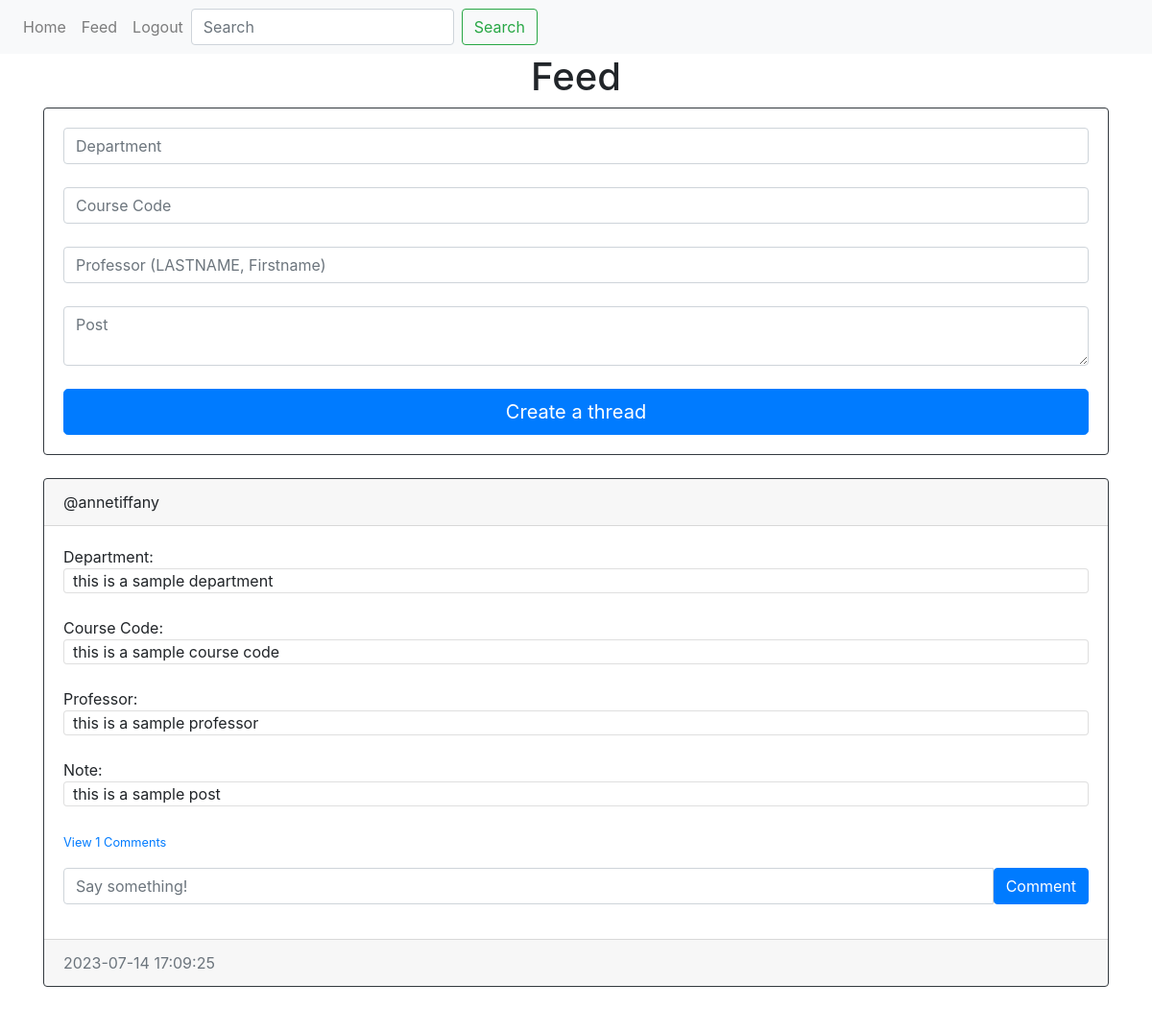
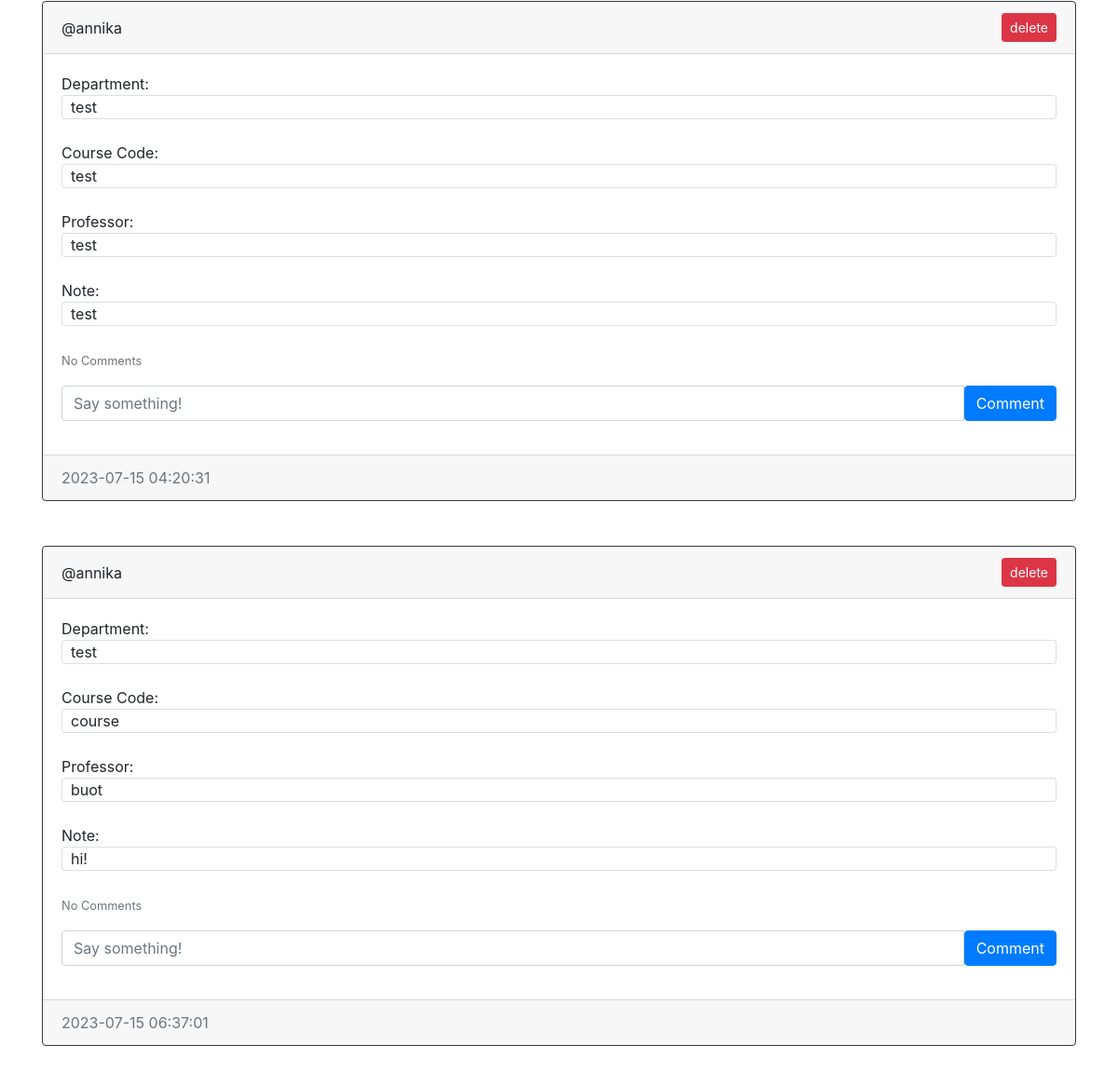
The app's page /feed (signed in) with its own data (2 pictures, top to bottom).
### website/models.py (models this page shows)
class Post(db.Model):
    id = db.Column(db.Integer, primary_key=True)
    department = db.Column(db.String(100))
    course_code = db.Column(db.String(100))
    professor = db.Column(db.String(100))
    post = db.Column(db.String(10000))
    date = db.Column(db.DateTime(timezone=True), default=func.now())
    author = db.Column(db.Integer, db.ForeignKey('user.id', ondelete="CASCADE"), nullable=False)
    comments = db.relationship('Comment', backref='post', passive_deletes=True)

class User(db.Model, UserMixin):
    id = db.Column(db.Integer, primary_key=True)
    email = db.Column(db.String(150), unique=True)
    username = db.Column(db.String(150), unique=True)
    password = db.Column(db.String(150))
    first_name = db.Column(db.String(150))
    last_name = db.Column(db.String(150))
    date = db.Column(db.DateTime(timezone=True), default=func.now())
    posts = db.relationship('Post', backref='user', passive_deletes=True)
    comments = db.relationship('Comment', backref='user', passive_deletes=True)

### website/views.py (the view, shortened to what this page needs)
@views.route('/feed', methods=['GET','POST'])
@login_required
def feed():
    posts = Post.query.all()
    query = request.args.get('query')
    if query:
        posts = Post.query.filter(Post.post.contains(query)).all()
    else:
        posts = Post.query.all()
    return render_template('feed.html', user=current_user, posts=posts)

### website/__init__.py (called while the page is built)
def create_app():
    app = Flask(__name__)
    app.config['SECRET_KEY'] = 'secretkey'
    app.config['SQLALCHEMY_DATABASE_URI'] = f'sqlite:///{DB_NAME}'
    db.init_app(app)
    from .views import views
    from .auth import auth
    app.register_blueprint(views, url_prefix="/")
    app.register_blueprint(auth, url_prefix="/")
    from .models import User, Post, Comment
    create_database(app)
    login_manager = LoginManager()
    login_manager.login_view = 'views.home'
    login_manager.init_app(app)
    @login_manager.user_loader
    def load_user(id):
        return User.query.get(int(id))
    return app

### website/templates/feed.html (shortened to what this page needs)
{% extends "base.html" %}
{% block content %}
<h1 align="center">Feed</h1>
<div class="card-body card border-dark">
<form method="POST">
  <input type="text" id="text" name="department" class="form-control" placeholder="Department" />
  <br />
  <input type="text" id="text" name="course_code" class="form-control" placeholder="Course Code" />
  <br />
  <input type="text" id="text" name="professor" class="form-control" placeholder="Professor (LASTNAME, Firstname)" />
  <br />
  <textarea name="post" id="text" class="form-control" placeholder="Post"></textarea>
  <br />
    <div align="center">
      <button type="submit" class="btn btn-lg btn-primary btn-block">Create a thread</button>
    </div>
  </form>
  </div>
<br />
<div id="post">
  {% for post in posts %}
  <div class="card border-dark">
    <div class="card-header d-flex justify-content-between align-items-center">
      <a>@{{ post.user.username }}</a>
      {% if user.id == post.author %}
        <a href="/delete-post/{{post.id}}" class="btn btn-danger btn-sm">delete</a>
      {% endif %}
    </div>
    <div class="card-body">
      <div class="card-text">Department:</div>
      <div class="card-text card border-medium">&nbsp; {{ post.department }}</div>
      <br>
      <div class="card-text">Course Code:</div>
      <div class="card-text card border-medium">&nbsp; {{ post.course_code }}</div>
      <br>
      <div class="card-text">Professor:</div>
      <div class="card-text card border-medium">&nbsp; {{ post.professor }}</div>
      <br>
      <div class="card-text">Note:</div>
      <div class="card-text card border-medium">&nbsp; {{ post.post }}</div>
      <br>
      <p class="card-text">
        {% if post.comments|length > 0 %}
        <a data-toggle="collapse" href="#comments-{{post.id}}" role="button">
          <small>View {{post.comments|length}} Comments</small>
        </a>
        {% else %}
        <small class="text-muted">No Comments</small>
        {% endif %}
      </p>
      <form class="input-group mb-3" method='POST' action="/comment/{{post.id}}">
        <input type="text" id="text" name="comment" class="form-control" placeholder="Say something!" />
        <button type="submit" class="btn btn-primary">Comment</button>
      </form>
    </div>
    <div class="card-footer text-muted">
      {{ post.date }}
    </div>
  </div>
  <br />
  <br />
  {% endfor %}
</div>
</div>
{% endblock %}

### website/templates/base.html (shortened to what this page needs)
<!DOCTYPE html>
<html>
    <head>
        <link
          rel="stylesheet"
          href="https://stackpath.bootstrapcdn.com/bootstrap/4.4.1/css/bootstrap.min.css"
        />
        <link
          rel="stylesheet"
          href="https://stackpath.bootstrapcdn.com/font-awesome/4.7.0/css/font-awesome.min.css"
        />
    </head>
    <body>
        <nav class="navbar navbar-expand-lg navbar-light bg-light">
            <div class="collapse navbar-collapse" id="navbar">
              <div class="navbar-nav">
                <a class="nav-item nav-link" id="home" href="/">Home</a>
                {% if user.is_authenticated %}
                <a class="nav-item nav-link" id="landing" href="/feed">Feed</a>
                <a class="nav-item nav-link" id="logout" href="/logout">Logout</a>
                {% else %}
                <a class="nav-item nav-link" id="login" href="/login">Login</a>
                <a class="nav-item nav-link" id="sign-up" href="/sign-up">Sign Up</a>
                {% endif %}
              </div>
              {% if user.is_authenticated %}
              <form class="form-inline my-2 my-lg-0" method="GET" action="{{ url_for('search') }}">
                <input class="form-control mr-sm-2" type="search" placeholder="Search" aria-label="Search" name="query">
                <button class="btn btn-outline-success my-2 my-sm-0" type="submit">Search</button>
                {% endif %}
            </form>
            </div>
          </nav>
          <div class="container">
            {% block content %}{% endblock %}
    </body>
</html>

### records on screen
Post: user.username "annetiffany", department "this is a sample department", course_code "this is a sample course code", professor "this is a sample professor", post "this is a sample post", comments|length "1", date "2023-07-14 17:09:25"
Post: user.username "annika", department "test", course_code "test", professor "test", post "test", shows "No Comments", date "2023-07-15 04:20:31"
Post: user.username "annika", department "test", course_code "course", professor "buot", post "hi!", shows "No Comments", date "2023-07-15 06:37:01"
